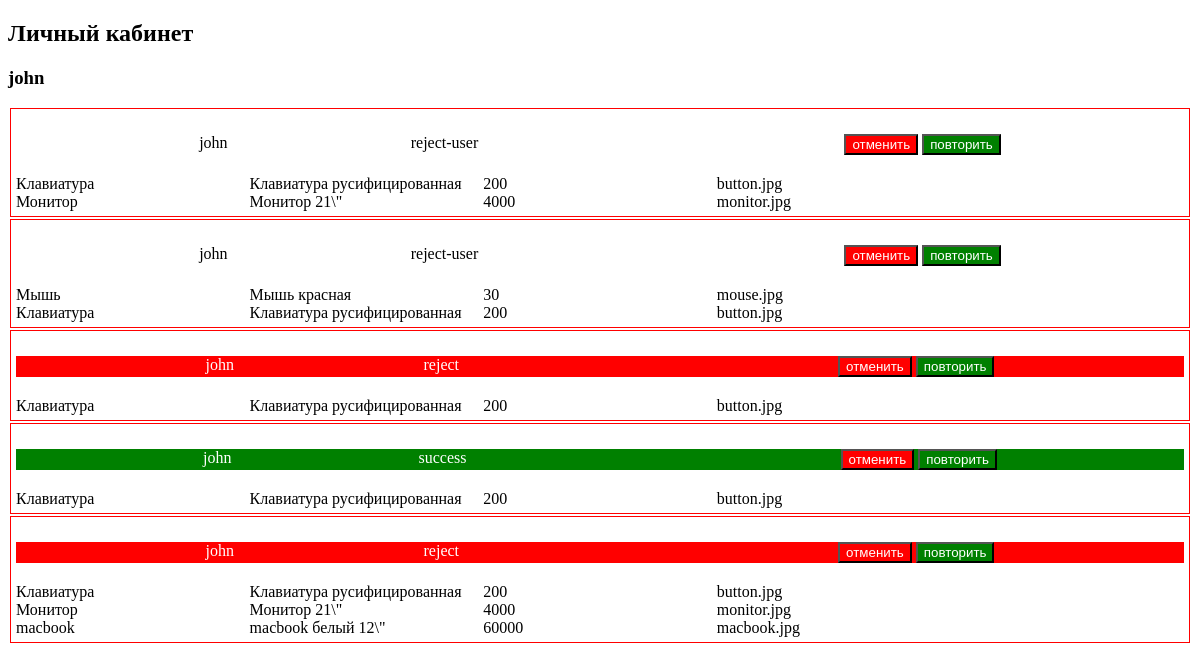
/profile.php (signed in), run on the app's committed database.
### tables this page shows
CREATE TABLE `orders` (
  `id` int(11) NOT NULL,
  `products` text NOT NULL,
  `id_user` int(11) NOT NULL,
  `status` int(11) NOT NULL,
  `date` date NOT NULL
);

CREATE TABLE `users` (
  `id` int(11) NOT NULL,
  `login` varchar(30) NOT NULL,
  `pass` varchar(50) NOT NULL,
  `name` varchar(100) NOT NULL,
  `is_admin` int(1) NOT NULL DEFAULT '0'
);

CREATE TABLE `status` (
  `id` int(11) NOT NULL,
  `name` varchar(20) NOT NULL
);

### profile.php (the view, shortened to what this page needs)
<?php
include('bd.php');
$idUser = (int)$_SESSION['login'];
$query = "SELECT orders.id, products, status, id_user, users.name as users_name, status.name as status_name, is_admin
   FROM orders JOIN users on id_user = users.id JOIN status on orders.status = status.id where id_user = $idUser";
$ordersQuery = mysqli_query($link, $query);
?>
<!doctype html>
<html lang="en">
<head>
  <link rel="stylesheet" href="style.css">
</head>
<body>
<h2>Личный кабинет</h2>
<?php
echo "<h3>{$_SESSION['name']}</h3>";
while ($row = mysqli_fetch_assoc($ordersQuery)):
  $products_html = '';
  foreach (json_decode($row['products']) as $product):
    $products_html .= <<<PRODUCT
<div class="products_row">
  <div class="good">{$product->good}</div>
  <div class="description">$product->description</div>
  <div class="price">{$product->price}</div>
  <div class="good_img">{$product->good_img}</div>
</div>
PRODUCT;
  endforeach;
  echo <<<ORDERS
<div class="orders">
<div class="orders__detail orders__detail-{$row['status_name']}">
<div class="id_user">{$row['users_name']}</div>
  <div class="status" id="status_{$row['id']}">{$row['status_name']}</div>
  <div class="date">{$row['date']}</div>
  <div>
  <input
  type="button"
  value="отменить"
  class="button-status orders__button-reject"
  name="reject"
  data-id="{$row['id']}"
  data-id_status="1"
  data-button="status">
  <input
  type="button"
  value="повторить"
  class="button-status orders__button-success"
  name="success"
  data-id="{$row['id']}"
  data-id_status="5"
  data-button="status">
  </div>
  </div>
  <div class="products_table">
    $products_html
  </div>
</div>
ORDERS;
endwhile;
?>
</body>
</html>

### style.css (style rules this page uses)
.products_row { display: grid; grid-template-columns: repeat(5, 1fr); }
.orders { border: red solid 1px; margin: 2px; padding: 5px; }
.orders__detail { display: flex; justify-content: space-evenly; margin: 20px 0; }
.orders__button-reject, .orders__detail-reject { background: red; color: white; }
.orders__button-success, .orders__detail-success { background: green; color: white; }

### data on the page
orders: id_user.name "john", status.name "reject-user", good "Клавиатура", description "Клавиатура русифицированная", price "200", good_img "button.jpg", good "Монитор", description "Монитор 21\\\"", price "4000", good_img "monitor.jpg"
orders: id_user.name "john", status.name "reject-user", good "Мышь", description "Мышь красная", price "30", good_img "mouse.jpg", good "Клавиатура", description "Клавиатура русифицированная", price "200", good_img "button.jpg"
orders: id_user.name "john", status.name "reject", good "Клавиатура", description "Клавиатура русифицированная", price "200", good_img "button.jpg"
orders: id_user.name "john", status.name "success", good "Клавиатура", description "Клавиатура русифицированная", price "200", good_img "button.jpg"
orders: id_user.name "john", status.name "reject", good "Клавиатура", description "Клавиатура русифицированная", price "200", good_img "button.jpg", good "Монитор", description "Монитор 21\\\"", price "4000", good_img "monitor.jpg", good "macbook", description "macbook белый 12\\\"", price "60000", good_img "macbook.jpg"

### other printed values
$_SESSION['name'] "john"
